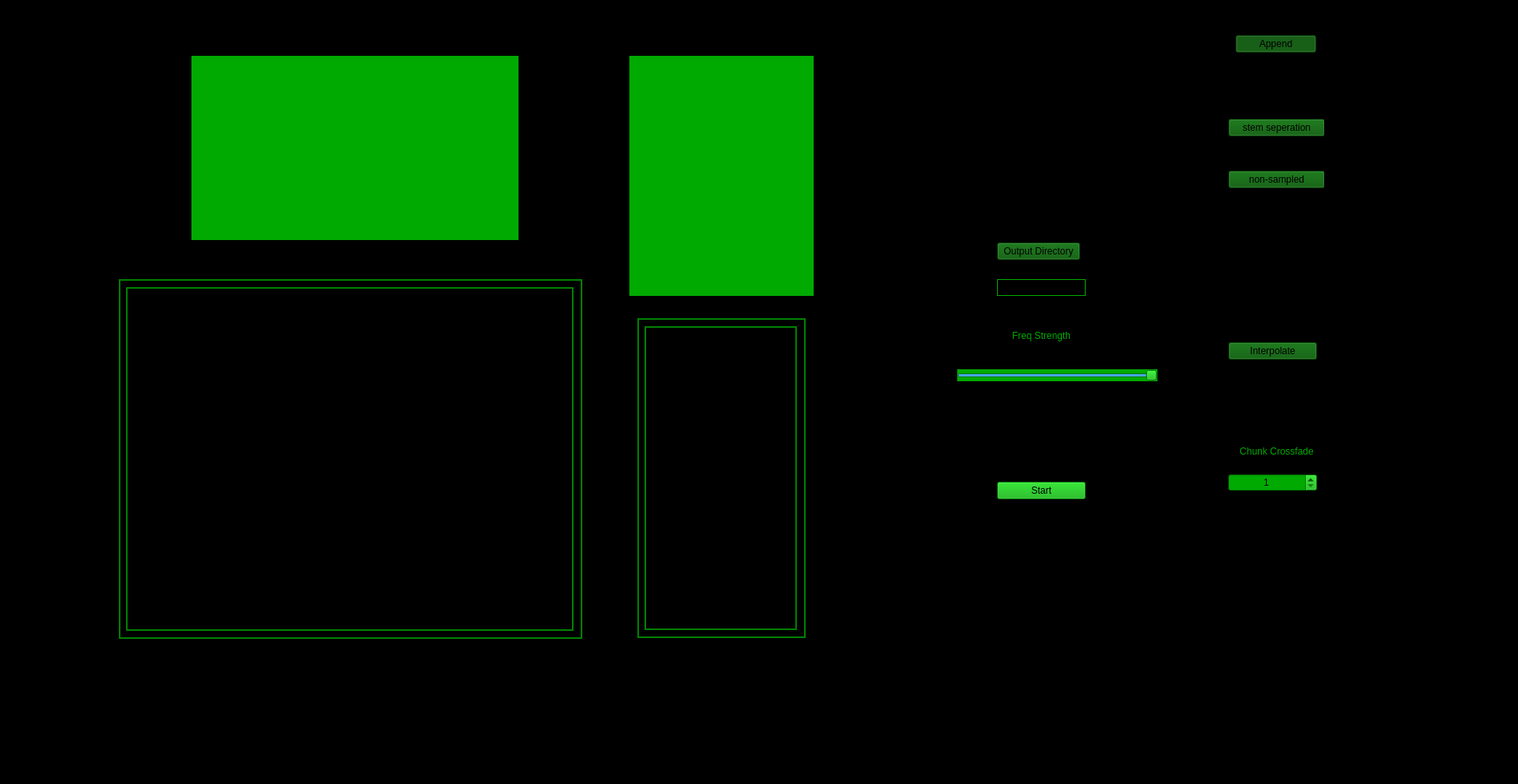
<?xml version="1.0" encoding="UTF-8"?>
<ui version="4.0">
 <class>SamplerInfinite</class>
 <widget class="QMainWindow" name="SamplerInfinite">
  <property name="geometry">
   <rect>
    <x>0</x>
    <y>0</y>
    <width>1903</width>
    <height>983</height>
   </rect>
  </property>
  <property name="windowTitle">
   <string>SamplerInfinite</string>
  </property>
  <property name="styleSheet">
   <string notr="true">background-color: rgb(0, 0, 0)</string>
  </property>
  <widget class="QWidget" name="centralwidget">
   <property name="enabled">
    <bool>true</bool>
   </property>
   <widget class="QWidget" name="widget_2" native="true">
    <property name="geometry">
     <rect>
      <x>240</x>
      <y>70</y>
      <width>411</width>
      <height>231</height>
     </rect>
    </property>
    <property name="styleSheet">
     <string notr="true"/>
    </property>
    <widget class="QWidget" name="verticalLayoutWidget">
     <property name="geometry">
      <rect>
       <x>-51</x>
       <y>-10</y>
       <width>461</width>
       <height>241</height>
      </rect>
     </property>
     <layout class="QVBoxLayout" name="verticalLayout">
      <item>
       <widget class="AudioDropWidget" name="widget" native="true">
        <property name="styleSheet">
         <string notr="true">background-color: rgb(0, 170, 0);
set-color: rgb(0, 0, 0)</string>
        </property>
        <layout class="QGridLayout" name="gridLayout"/>
       </widget>
      </item>
     </layout>
    </widget>
   </widget>
   <widget class="QWidget" name="widget_3" native="true">
    <property name="geometry">
     <rect>
      <x>149</x>
      <y>350</y>
      <width>581</width>
      <height>451</height>
     </rect>
    </property>
    <property name="styleSheet">
     <string notr="true">border: 2px solid green</string>
    </property>
    <widget class="QWidget" name="verticalLayoutWidget_2">
     <property name="geometry">
      <rect>
       <x>9</x>
       <y>10</y>
       <width>561</width>
       <height>431</height>
      </rect>
     </property>
     <layout class="QVBoxLayout" name="verticalLayout_2">
      <item>
       <widget class="QTextEdit" name="fileBrowser">
        <property name="styleSheet">
         <string notr="true">background-color: rgb(0, 0, 0);
</string>
        </property>
       </widget>
      </item>
     </layout>
    </widget>
   </widget>
   <widget class="QWidget" name="widget_4" native="true">
    <property name="geometry">
     <rect>
      <x>780</x>
      <y>70</y>
      <width>241</width>
      <height>301</height>
     </rect>
    </property>
    <widget class="QWidget" name="verticalLayoutWidget_3">
     <property name="geometry">
      <rect>
       <x>9</x>
       <y>0</y>
       <width>231</width>
       <height>301</height>
      </rect>
     </property>
     <layout class="QVBoxLayout" name="verticalLayout_3">
      <item>
       <widget class="SearchableComboBox" name="searchablecombobox" native="true">
        <property name="styleSheet">
         <string notr="true">background-color: rgb(0, 170, 0)</string>
        </property>
       </widget>
      </item>
     </layout>
    </widget>
   </widget>
   <widget class="QWidget" name="widget_5" native="true">
    <property name="geometry">
     <rect>
      <x>799</x>
      <y>399</y>
      <width>211</width>
      <height>401</height>
     </rect>
    </property>
    <property name="styleSheet">
     <string notr="true">border: 2px solid green</string>
    </property>
    <widget class="QWidget" name="verticalLayoutWidget_4">
     <property name="geometry">
      <rect>
       <x>9</x>
       <y>10</y>
       <width>191</width>
       <height>381</height>
      </rect>
     </property>
     <layout class="QVBoxLayout" name="verticalLayout_4">
      <item>
       <widget class="QTextEdit" name="freqDisplay">
        <property name="styleSheet">
         <string notr="true">set-color: rgb(0, 170, 0)</string>
        </property>
       </widget>
      </item>
     </layout>
    </widget>
   </widget>
   <widget class="QWidget" name="widget_6" native="true">
    <property name="geometry">
     <rect>
      <x>1250</x>
      <y>590</y>
      <width>111</width>
      <height>41</height>
     </rect>
    </property>
    <widget class="QWidget" name="verticalLayoutWidget_5">
     <property name="geometry">
      <rect>
       <x>0</x>
       <y>10</y>
       <width>111</width>
       <height>31</height>
      </rect>
     </property>
     <layout class="QVBoxLayout" name="verticalLayout_5">
      <item>
       <widget class="QPushButton" name="startButton">
        <property name="cursor">
         <cursorShape>PointingHandCursor</cursorShape>
        </property>
        <property name="styleSheet">
         <string notr="true">background-color: rgb(0, 170, 0);
color: rgb(0, 0, 0)</string>
        </property>
        <property name="text">
         <string>Start</string>
        </property>
       </widget>
      </item>
     </layout>
    </widget>
   </widget>
   <widget class="QWidget" name="freqStrengthBase" native="true">
    <property name="geometry">
     <rect>
      <x>1190</x>
      <y>450</y>
      <width>261</width>
      <height>31</height>
     </rect>
    </property>
    <widget class="QWidget" name="verticalLayoutWidget_6">
     <property name="geometry">
      <rect>
       <x>10</x>
       <y>10</y>
       <width>251</width>
       <height>21</height>
      </rect>
     </property>
     <layout class="QVBoxLayout" name="verticalLayout_6">
      <item>
       <widget class="QSlider" name="freqStrengthSlider">
        <property name="cursor">
         <cursorShape>PointingHandCursor</cursorShape>
        </property>
        <property name="styleSheet">
         <string notr="true">background-color: rgb(0, 170, 0)
</string>
        </property>
        <property name="maximum">
         <number>100</number>
        </property>
        <property name="singleStep">
         <number>1</number>
        </property>
        <property name="value">
         <number>100</number>
        </property>
        <property name="orientation">
         <enum>Qt::Orientation::Horizontal</enum>
        </property>
       </widget>
      </item>
     </layout>
    </widget>
   </widget>
   <widget class="QWidget" name="freqStrengthLabelBase" native="true">
    <property name="geometry">
     <rect>
      <x>1250</x>
      <y>400</y>
      <width>120</width>
      <height>41</height>
     </rect>
    </property>
    <widget class="QWidget" name="verticalLayoutWidget_7">
     <property name="geometry">
      <rect>
       <x>0</x>
       <y>0</y>
       <width>111</width>
       <height>41</height>
      </rect>
     </property>
     <layout class="QVBoxLayout" name="verticalLayout_7">
      <item>
       <widget class="QLabel" name="label">
        <property name="styleSheet">
         <string notr="true">background-color: rgb(0, 0, 0);
color: rgb(0, 170, 0)</string>
        </property>
        <property name="text">
         <string>Freq Strength</string>
        </property>
        <property name="alignment">
         <set>Qt::AlignmentFlag::AlignCenter</set>
        </property>
       </widget>
      </item>
     </layout>
    </widget>
   </widget>
   <widget class="QWidget" name="widget_7" native="true">
    <property name="geometry">
     <rect>
      <x>1240</x>
      <y>290</y>
      <width>120</width>
      <height>41</height>
     </rect>
    </property>
    <widget class="QWidget" name="verticalLayoutWidget_8">
     <property name="geometry">
      <rect>
       <x>10</x>
       <y>10</y>
       <width>104</width>
       <height>31</height>
      </rect>
     </property>
     <layout class="QVBoxLayout" name="verticalLayout_8">
      <item>
       <widget class="QPushButton" name="OutputDirectoryButton">
        <property name="cursor">
         <cursorShape>PointingHandCursor</cursorShape>
        </property>
        <property name="styleSheet">
         <string notr="true">background-color: rgb(0, 85, 0);
color: rgb(0, 0, 0)</string>
        </property>
        <property name="text">
         <string>Output Directory</string>
        </property>
       </widget>
      </item>
     </layout>
    </widget>
   </widget>
   <widget class="QWidget" name="widget_8" native="true">
    <property name="geometry">
     <rect>
      <x>1250</x>
      <y>340</y>
      <width>120</width>
      <height>31</height>
     </rect>
    </property>
    <widget class="QWidget" name="verticalLayoutWidget_9">
     <property name="geometry">
      <rect>
       <x>0</x>
       <y>10</y>
       <width>111</width>
       <height>21</height>
      </rect>
     </property>
     <layout class="QVBoxLayout" name="verticalLayout_9">
      <item>
       <widget class="QLabel" name="OutputDirectoryLabel">
        <property name="styleSheet">
         <string notr="true">color: rgb(0, 170, 0)</string>
        </property>
        <property name="frameShape">
         <enum>QFrame::Shape::Box</enum>
        </property>
        <property name="text">
         <string/>
        </property>
        <property name="alignment">
         <set>Qt::AlignmentFlag::AlignCenter</set>
        </property>
       </widget>
      </item>
     </layout>
    </widget>
   </widget>
   <widget class="QWidget" name="AppendModeBase" native="true">
    <property name="geometry">
     <rect>
      <x>1540</x>
      <y>20</y>
      <width>120</width>
      <height>71</height>
     </rect>
    </property>
    <widget class="QWidget" name="verticalLayoutWidget_10">
     <property name="geometry">
      <rect>
       <x>9</x>
       <y>0</y>
       <width>101</width>
       <height>71</height>
      </rect>
     </property>
     <layout class="QVBoxLayout" name="verticalLayout_10">
      <item>
       <widget class="QPushButton" name="AppendModeButton">
        <property name="cursor">
         <cursorShape>PointingHandCursor</cursorShape>
        </property>
        <property name="mouseTracking">
         <bool>false</bool>
        </property>
        <property name="autoFillBackground">
         <bool>false</bool>
        </property>
        <property name="styleSheet">
         <string notr="true">background-color: rgb(0, 85, 0);
color: rgb(0, 0, 0)</string>
        </property>
        <property name="text">
         <string>Append</string>
        </property>
        <property name="checkable">
         <bool>true</bool>
        </property>
        <property name="checked">
         <bool>true</bool>
        </property>
       </widget>
      </item>
     </layout>
    </widget>
   </widget>
   <widget class="QWidget" name="InterpolateModeBase" native="true">
    <property name="geometry">
     <rect>
      <x>1540</x>
      <y>400</y>
      <width>120</width>
      <height>80</height>
     </rect>
    </property>
    <widget class="QWidget" name="verticalLayoutWidget_11">
     <property name="geometry">
      <rect>
       <x>0</x>
       <y>0</y>
       <width>111</width>
       <height>80</height>
      </rect>
     </property>
     <layout class="QVBoxLayout" name="verticalLayout_11">
      <item>
       <widget class="QPushButton" name="InterpolateModeButton">
        <property name="cursor">
         <cursorShape>PointingHandCursor</cursorShape>
        </property>
        <property name="styleSheet">
         <string notr="true">background-color: rgb(0, 85, 0);
color: rgb(0, 0, 0)</string>
        </property>
        <property name="text">
         <string>Interpolate</string>
        </property>
        <property name="checkable">
         <bool>true</bool>
        </property>
       </widget>
      </item>
     </layout>
    </widget>
   </widget>
   <widget class="QWidget" name="ChunkCrossfadeBase" native="true">
    <property name="geometry">
     <rect>
      <x>1540</x>
      <y>590</y>
      <width>120</width>
      <height>21</height>
     </rect>
    </property>
   </widget>
   <widget class="QWidget" name="verticalLayoutWidget_12">
    <property name="geometry">
     <rect>
      <x>1540</x>
      <y>590</y>
      <width>111</width>
      <height>31</height>
     </rect>
    </property>
    <layout class="QVBoxLayout" name="verticalLayout_12">
     <item>
      <widget class="PowerOfTwoSpinBox" name="ChunkCrossfadeSpinBox">
       <property name="cursor">
        <cursorShape>PointingHandCursor</cursorShape>
       </property>
       <property name="layoutDirection">
        <enum>Qt::LayoutDirection::LeftToRight</enum>
       </property>
       <property name="styleSheet">
        <string notr="true">background-color: rgb(0, 170, 0);
caret-color: transparent</string>
       </property>
       <property name="alignment">
        <set>Qt::AlignmentFlag::AlignCenter</set>
       </property>
       <property name="minimum">
        <number>1</number>
       </property>
       <property name="maximum">
        <number>16384</number>
       </property>
       <property name="stepType">
        <enum>QAbstractSpinBox::StepType::DefaultStepType</enum>
       </property>
      </widget>
     </item>
    </layout>
   </widget>
   <widget class="QWidget" name="ChunkCrossfadeLabelBase" native="true">
    <property name="geometry">
     <rect>
      <x>1520</x>
      <y>540</y>
      <width>151</width>
      <height>41</height>
     </rect>
    </property>
    <widget class="QWidget" name="verticalLayoutWidget_13">
     <property name="geometry">
      <rect>
       <x>10</x>
       <y>10</y>
       <width>141</width>
       <height>31</height>
      </rect>
     </property>
     <layout class="QVBoxLayout" name="verticalLayout_13">
      <item>
       <widget class="QLabel" name="ChunkCrossfadeLabel">
        <property name="styleSheet">
         <string notr="true">color: rgb(0, 170, 0)</string>
        </property>
        <property name="text">
         <string>Chunk Crossfade</string>
        </property>
        <property name="alignment">
         <set>Qt::AlignmentFlag::AlignCenter</set>
        </property>
       </widget>
      </item>
     </layout>
    </widget>
   </widget>
   <widget class="QWidget" name="widget_9" native="true">
    <property name="geometry">
     <rect>
      <x>1540</x>
      <y>120</y>
      <width>120</width>
      <height>80</height>
     </rect>
    </property>
    <widget class="QWidget" name="verticalLayoutWidget_14">
     <property name="geometry">
      <rect>
       <x>0</x>
       <y>10</y>
       <width>121</width>
       <height>61</height>
      </rect>
     </property>
     <layout class="QVBoxLayout" name="verticalLayout_14">
      <item>
       <widget class="QPushButton" name="DemucsToggleButton">
        <property name="cursor">
         <cursorShape>PointingHandCursor</cursorShape>
        </property>
        <property name="styleSheet">
         <string notr="true">background-color: rgb(0, 85, 0);
color: rgb(0, 0, 0)</string>
        </property>
        <property name="text">
         <string>stem seperation</string>
        </property>
        <property name="checkable">
         <bool>true</bool>
        </property>
       </widget>
      </item>
     </layout>
    </widget>
   </widget>
   <widget class="QWidget" name="widget_10" native="true">
    <property name="geometry">
     <rect>
      <x>1540</x>
      <y>210</y>
      <width>120</width>
      <height>31</height>
     </rect>
    </property>
    <widget class="QWidget" name="verticalLayoutWidget_15">
     <property name="geometry">
      <rect>
       <x>0</x>
       <y>0</y>
       <width>121</width>
       <height>31</height>
      </rect>
     </property>
     <layout class="QVBoxLayout" name="verticalLayout_15">
      <item>
       <widget class="QPushButton" name="NonSampledToggleButton">
        <property name="cursor">
         <cursorShape>PointingHandCursor</cursorShape>
        </property>
        <property name="styleSheet">
         <string notr="true">background-color: rgb(0, 85, 0);
color: rgb(0, 0, 0)</string>
        </property>
        <property name="text">
         <string>non-sampled</string>
        </property>
        <property name="checkable">
         <bool>true</bool>
        </property>
       </widget>
      </item>
     </layout>
    </widget>
   </widget>
  </widget>
  <widget class="QMenuBar" name="menubar">
   <property name="geometry">
    <rect>
     <x>0</x>
     <y>0</y>
     <width>1903</width>
     <height>17</height>
    </rect>
   </property>
  </widget>
  <widget class="QStatusBar" name="statusbar"/>
 </widget>
 <customwidgets>
  <customwidget>
   <class>AudioDropWidget</class>
   <extends>QWidget</extends>
   <header location="global">audiodropwidget.h</header>
   <container>1</container>
  </customwidget>
  <customwidget>
   <class>SearchableComboBox</class>
   <extends>QWidget</extends>
   <header location="global">searchablecombobox.h</header>
   <container>1</container>
  </customwidget>
  <customwidget>
   <class>PowerOfTwoSpinBox</class>
   <extends>QSpinBox</extends>
   <header>poweroftwospinbox.h</header>
  </customwidget>
 </customwidgets>
 <resources/>
 <connections/>
</ui>
